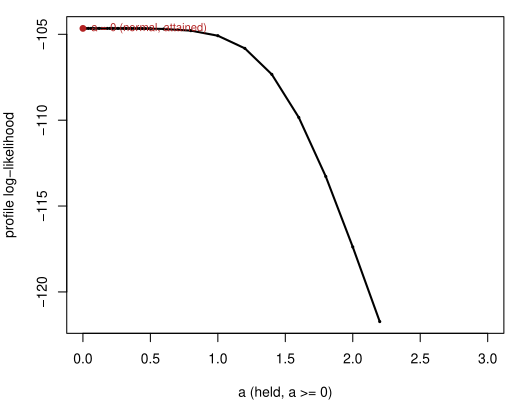

This chart was generated by the following R code:
# Entry 2: Bhattacharjee's normal face. a >= 0 is a genuine boundary of the
# parameter space (not an escape outside it, per decision A2): a = 0 is the
# normal itself, attained exactly whenever the one-sided score at a = 0+ is
# non-positive, which happens for roughly half of all samples (whenever the
# sample kurtosis exceeds 3) at every n -- unlike ordinary escapes, this
# probability does not shrink with n. dev/research/evaluations/2026-10-29-
# slashbhatt-report.md's seeded study finds the normal face selected in
# 21/100, 40/100 and 46/100 replicates at n = 20, 100, 1000.
source("dev/research/failure-gallery/common.R")

kurt <- function(x) { m <- mean(x); mean((x - m)^4) / mean((x - m)^2)^2 }

x <- NULL
for (seed in 1:200) {
  set.seed(seed)
  xx <- rnorm(80)
  fit <- mlbhatt(xx)
  if (isTRUE(cf(fit, "a") == 0)) { x <- xx; chosen_seed <- seed; break }
}
if (is.null(x)) stop("no a=0 seed found")
fit0 <- mlbhatt(x)
cat(sprintf("n = %d normal sample, seed %d, sample kurtosis = %.4f (> 3)\n",
            length(x), chosen_seed, kurt(x)))
cat("mlbhatt(x): mu =", cf(fit0, "mu"), " sigma =", cf(fit0, "sigma"),
    " a =", cf(fit0, "a"), " logLik =", ll(fit0), "\n")

loglik_normal <- ll(fit0)  # a = 0 is attained, this *is* the normal MLE here

a_grid <- c(0, seq(0.02, 0.5, by = 0.02), seq(0.6, 3, by = 0.2))
prof <- sapply(a_grid, function(a0) {
  if (a0 == 0) return(loglik_normal)
  r <- try_report(mlbhatt(x, a = a0))
  if (r$ok) ll(r$value) else NA_real_  # uniform face dominates at this held a
})

open_pdf("fig02-bhatt.pdf", width = 5.2, height = 4)
par(mar = c(4, 4, 1, 1))
plot(a_grid, prof, type = "l", lwd = 2,
     xlab = "a (held, a >= 0)", ylab = "profile log-likelihood")
points(a_grid, prof, pch = 16, cex = 0.5)
points(0, loglik_normal, pch = 16, col = "firebrick", cex = 1.1)
text(0, loglik_normal, "a = 0 (normal, attained)", pos = 4, col = "firebrick", cex = 0.8)
dev.off()
cat("wrote", file.path(fig_dir, "fig02-bhatt.pdf"), "\n")
